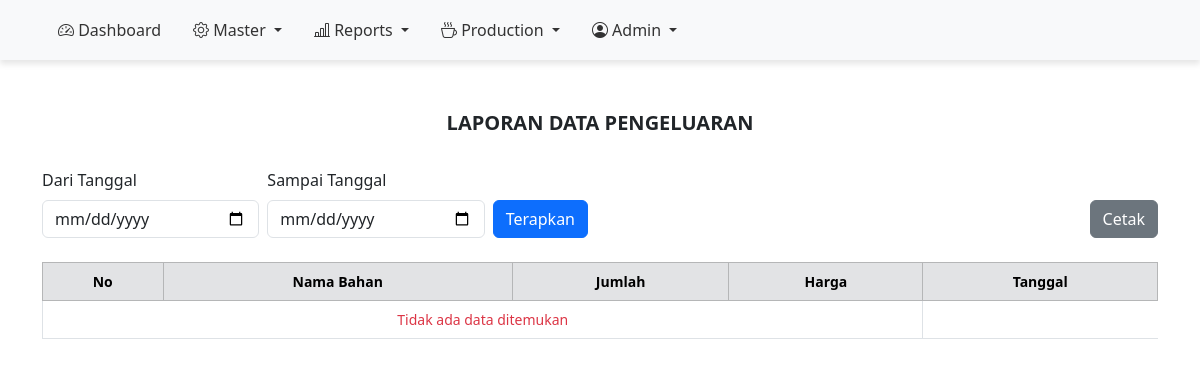
Page /Admin/report-import.php (signed in) on the earlier database version.
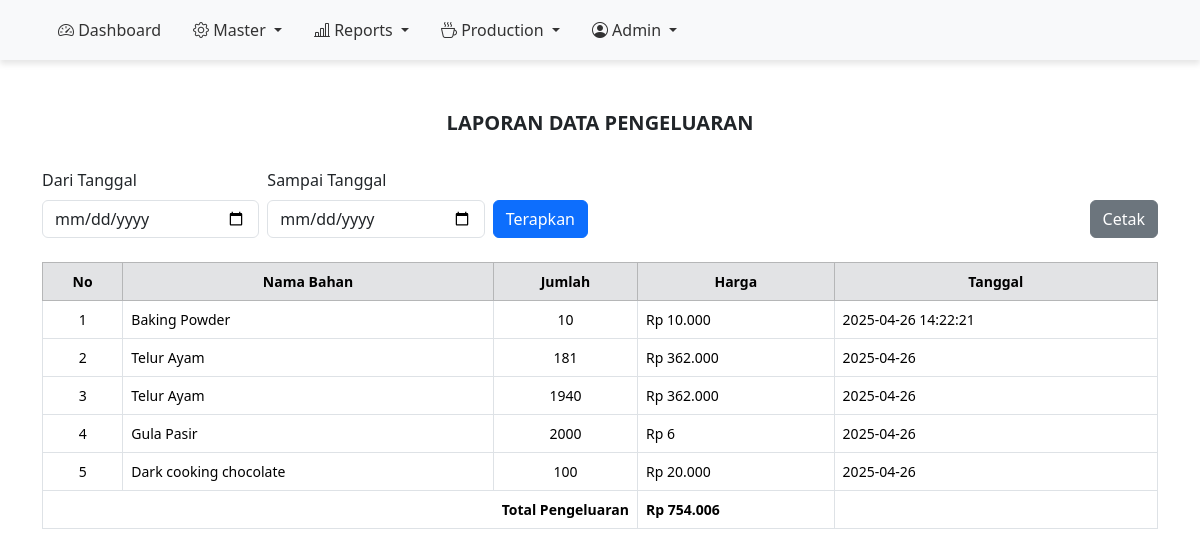
Same page on the later database version.
### config.php (called while the page is built, shortened)
<?php
    $host = "localhost";
    $user = "root";
    $pass = "";
    $db = "breadone";
    $conn = mysqli_connect($host, $user, $pass, $db);
    function getAllPengeluaran() {
        global $conn;
        $query = mysqli_query($conn, "SELECT bi.*, i.*
                                      FROM `bo-ingredient-import` bi
                                      JOIN `bo-ingredient` i ON bi.id_ingredient = i.id_ingredient
                                      ORDER BY bi.date_import DESC");
        return mysqli_fetch_all($query, MYSQLI_ASSOC);
    }
?>

### Admin/report-import.php (the view, shortened to what this page needs)
<?php
include '../config.php';
if (isset($_POST["filter"])) {
    $start = $_POST["start_date"];
    $end = $_POST["end_date"];
    $pengeluaran = filterPengeluaranByDate($start, $end);
} else {
    $pengeluaran = getAllPengeluaran();
}
?>
<!DOCTYPE html>
<html lang="id">
<head>
    <link href="https://cdn.jsdelivr.net/npm/bootstrap@5.3.3/dist/css/bootstrap.min.css" rel="stylesheet">
</head>
<body>
    <div class="no-print">
        <?php include "../Layout/sidebar.php"; ?>
    </div>
    <div class="container mt-5">
        <div class="text-center report-title">LAPORAN DATA PENGELUARAN</div>
        <div class="row justify-content-between align-items-end no-print mb-4">
            <div class="col-md-6">
                <form method="post" class="row g-2 align-items-end">
                    <div class="col">
                        <label for="start_date" class="form-label">Dari Tanggal</label>
                        <input type="date" name="start_date" id="start_date" class="form-control" required>
                    </div>
                    <div class="col">
                        <label for="end_date" class="form-label">Sampai Tanggal</label>
                        <input type="date" name="end_date" id="end_date" class="form-control" required>
                    </div>
                    <div class="col-auto">
                        <button type="submit" name="filter" class="btn btn-primary">Terapkan</button>
                    </div>
                </form>
            </div>
            <div class="col-md-auto text-end">
                <button type="button" onclick="window.print()" class="btn btn-secondary">Cetak</button>
            </div>
        </div>
        <div class="table-responsive">
            <table class="table table-bordered">
                <thead class="table-secondary text-center">
                    <tr>
                        <th>No</th>
                        <th>Nama Bahan</th>
                        <th>Jumlah</th>
                        <th>Harga</th>
                        <th>Tanggal</th>
                    </tr>
                </thead>
                <tbody>
                    <?php if (empty($pengeluaran)): ?>
                        <tr>
                            <td colspan="4" class="text-center text-danger">Tidak ada data ditemukan</td>
                        </tr>
                    <?php else: ?>
                        <?php $i = 1; $totalPengeluaran = 0; ?>
                        <?php foreach ($pengeluaran as $row): ?>
                            <tr>
                                <td class="text-center"><?= $i ?></td>
                                <td><?= htmlspecialchars($row["name_ingredient"]) ?></td>
                                <td class="text-center"><?= htmlspecialchars($row["qty"]) ?></td>
                                <td>Rp <?= number_format($row["price"], 0, ',', '.') ?></td>
                                <td><?= htmlspecialchars($row["date_import"]) ?></td>
                            </tr>
                            <?php
                                $i++;
                                $totalPengeluaran += $row["price"];
                            ?>
                        <?php endforeach; ?>
                        <tr>
                            <td colspan="3" class="text-end fw-bold">Total Pengeluaran</td>
                            <td class="fw-bold">Rp <?= number_format($totalPengeluaran, 0, ',', '.') ?></td>
                            <td></td>
                        </tr>
                    <?php endif; ?>
                </tbody>
            </table>
        </div>
    </div>
</body>
</html>

### Layout/sidebar.php (shortened to what this page needs)
<!DOCTYPE html>
<html lang="en">
<head>
    <link href="https://cdn.jsdelivr.net/npm/bootstrap@5.3.3/dist/css/bootstrap.min.css" rel="stylesheet">
    <link rel="stylesheet" href="https://cdn.jsdelivr.net/npm/bootstrap-icons/font/bootstrap-icons.css">
</head>
<body>
    <nav class="custom-nav">
        <div class="container">
            <ul class="nav nav-pills justify-content-left">
                <li class="nav-item">
                    <a class="nav-link" href="admin-dashboard.php">
                        <i class="bi bi-speedometer2"></i> Dashboard</a>
                </li>
                <li class="nav-item dropdown">
                    <a class="nav-link dropdown-toggle" href="" id="akunDropdown" role="button"
                        data-bs-toggle="dropdown" aria-expanded="false"><i class="bi bi-gear"></i> Master
                    </a>
                </li>
                <li class="nav-item dropdown">
                    <a class="nav-link dropdown-toggle" href="" id="akunDropdown" role="button"
                        data-bs-toggle="dropdown" aria-expanded="false"><i class="bi bi-bar-chart-line"></i> Reports
                    </a>
                </li>
                <li class="nav-item dropdown">
                    <a class="nav-link dropdown-toggle" href="" id="akunDropdown" role="button"
                        data-bs-toggle="dropdown" aria-expanded="false"><i class="bi bi-cup-hot"></i></i> Production
                    </a>
                </li>
                <li class="nav-item dropdown">
                    <a class="nav-link dropdown-toggle" href="login.php" id="akunDropdown" role="button"
                        data-bs-toggle="dropdown" aria-expanded="false">
                        <i class="bi bi-person-circle"></i> Admin
                    </a>
                </li>
            </ul>
        </div>
    </nav>
</body>
</html>

### Admin/report-import.php (style rules this page uses)
.table th, .table td { vertical-align: middle; font-size: 14px; }
.report-title { font-size: 20px; font-weight: bold; margin-bottom: 30px; }

### Layout/sidebar.php (style rules this page uses)
.custom-nav { background-color: #f8f9fa; box-shadow: 0px 4px 6px rgba(0, 0, 0, 0.1); padding: 10px 0; }
.nav-link { color: #333 !important; font-weight: 500; transition: all 0.3s; }

Differences in the rows shown:
added bo-ingredient-import: id_ingredient.name_ingredient "Baking Powder", qty "10", price "10.000", date_import "2025-04-26 14:22:21"
added bo-ingredient-import: id_ingredient.name_ingredient "Telur Ayam", qty "181", price "362.000", date_import "2025-04-26"
added bo-ingredient-import: id_ingredient.name_ingredient "Telur Ayam", qty "1940", price "362.000", date_import "2025-04-26"
added bo-ingredient-import: id_ingredient.name_ingredient "Gula Pasir", qty "2000", price "6", date_import "2025-04-26"
added bo-ingredient-import: id_ingredient.name_ingredient "Dark cooking chocolate", qty "100", price "20.000", date_import "2025-04-26"
Other differences:
$totalPengeluaran: (not shown) → "754.006"
text no longer shown: "Tidak ada data ditemukan"
text now shown: "Total Pengeluaran Rp"
